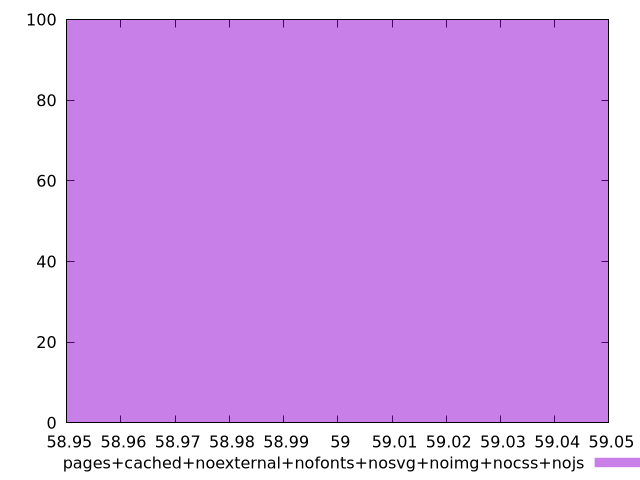

gnuplot code for this plot:
$_pagesCachedNoexternalNofontsNosvgNoimgNocssNojs <<EOF
59 100
EOF
set key outside below
set terminal pngcairo
set output "report_00006_2020-11-02T20-21-41.718Z/dom-size/pages+cached+noexternal+nofonts+nosvg+noimg+nocss+nojs//raw_hist.png"
set yrange [0:100]
set boxwidth 0.1
set style fill transparent solid 0.5 noborder
plot $_pagesCachedNoexternalNofontsNosvgNoimgNocssNojs title "pages+cached+noexternal+nofonts+nosvg+noimg+nocss+nojs" with boxes ,
